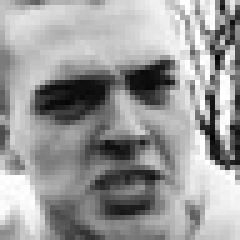
#> input picture hw3/train/angry/Training_364963.jpg, 48 x 48 px (shown 5 times larger); its folder holds only this picture in this run
$ python data_preprocess.py
#> lines starting #> are read from the running program, lines starting #| are printed output that depends on the picture
import os
import cv2
import random
import pandas as pd
import numpy as np
from tqdm import tqdm


random.seed(42)

DATA_ROOT = "../train"
CSV_PATH = "balanced_data.csv"

label_mapping = {
    'angry': 0,
    'disgust': 1,
    'fear': 2,
    'happy': 3,
    'sad': 4,
    'surprise': 5,
    'neutral': 6
}

data_records = []

class_counts = {}
print("Loading raw data...")
for emotion in os.listdir(DATA_ROOT):
    emotion_dir = os.path.join(DATA_ROOT, emotion)
    if not os.path.isdir(emotion_dir):
        continue
    label = label_mapping[emotion]
    image_files = os.listdir(emotion_dir)
    class_counts[label] = len(image_files)
    for file in image_files:
        data_records.append([os.path.join(emotion_dir, file), label, "original"])
#> pass 3 of the loop `for emotion in os.listdir(DATA_ROOT):`:

max_count = max(class_counts.values())
print("Original class counts:", class_counts)

print("Augmenting minority classes...")
for label, count in class_counts.items():
    if count >= max_count:
        continue

    needed = max_count - count
    pool = [rec for rec in data_records if rec[1] == label]

    # 擴增的圖像記錄
    augment_records = []
    aug_types = ['hflip', 'vflip', 'rotate']
    k = 0

    for i in range(needed):
        path, _, _ = random.choice(pool)
        img = cv2.imread(path, cv2.IMREAD_GRAYSCALE)
#> img is the input picture: shape (48, 48); min 1, max 255, mean 154.5
        if img is None:
            continue

        if aug_types[k] == 'hflip':
            img_aug = cv2.flip(img, 1)
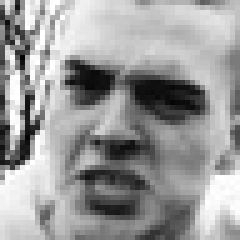
#> img_aug: shape (48, 48) (shown 5 times larger); min 1, max 255, mean 154.5
#> pass 3 of the loop `for label, count in class_counts.items():`:
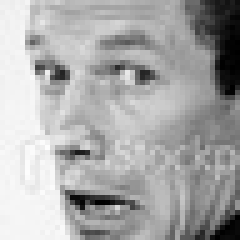
#> input picture hw3/train/fear/Training_22236458.jpg, 48 x 48 px (shown 5 times larger)
#> img is the input picture: shape (48, 48); min 0, max 253, mean 168.7
#> `img_aug = cv2.flip(img, 1)`:
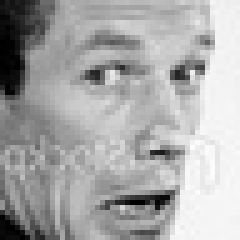
#> img_aug: shape (48, 48) (shown 5 times larger); min 0, max 253, mean 168.7
        elif aug_types[k] == 'vflip':
            img_aug = cv2.flip(img, 0)
        else:
            angle = random.uniform(-30, 30)
            h, w = img.shape[:2]
            M = cv2.getRotationMatrix2D((w//2, h//2), angle, 1)
            img_aug = cv2.warpAffine(img, M, (w, h))

        k = (k + 1) % len(aug_types)

        # 存到 memory 並記錄
        tmp_path = f"augmented/{label}_{i}.png"
        os.makedirs("augmented", exist_ok=True)
        cv2.imwrite(tmp_path, img_aug)
        augment_records.append([tmp_path, label, "augmented"])

    data_records.extend(augment_records)

print(f"Saving to {CSV_PATH} with {len(data_records)} records")
df = pd.DataFrame(data_records, columns=["path", "label", "source"])
df.to_csv(CSV_PATH, index=False)
print("Done")
